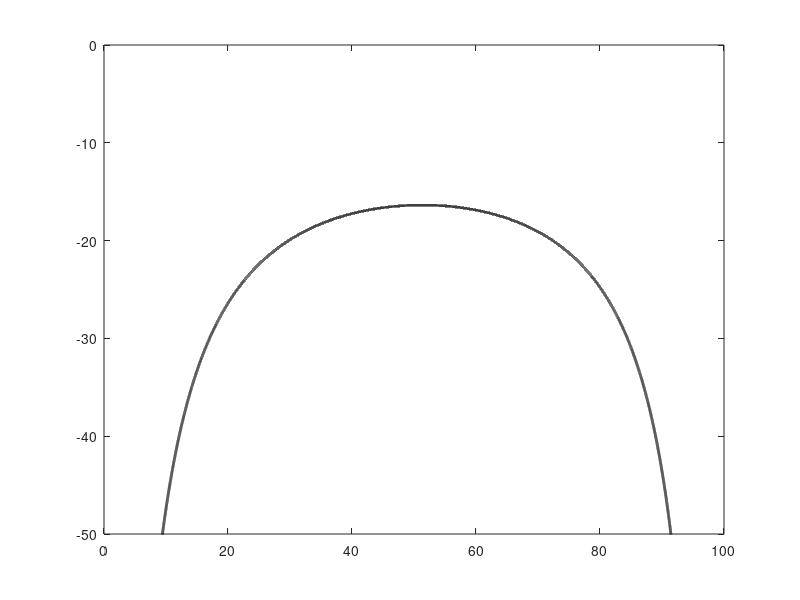

Source code (MATLAB): (Note: this script raises an error after producing the figure.)
%% Run to get the plot of the candidate solutions in the T-Lambda plane
% pop=100;
% beta = 0.06/pop;%0.0232/pop;%0.06;
% r = 0.1;%0.39;
% c = 0.2;%6.83;
% gamma = 1.0/110.0;
% amax = 0.9;
% amin = 0.2;
% I0 = 0.99*pop;
% sigma = 0.5;

% pop=500;
% beta = 0.0232/pop;
% r = 0.39;
% c = 6.83;
% gamma = 1/110.0;
% amax = 0.9;
% amin = 0.2;
% I0 = 0.99*pop;
% sigma = 0.5;

pop=100.0;
beta = 0.0232/pop;
r = 0.1;
c = 0.23;
gamma = 1.0/110.0;
amax = 0.9;
amin = 0.2;
I0 = 0.99*pop;
sigma = 0.1;

% pop=100;
% beta = 0.06/pop;%0.1/pop;%0.06/pop;
% r = 1.0;
% c = 3.0;%155/36;%6.39;
% gamma = 1.0/110.0;%1.0/250;%1.0/36.0;
% amax = 0.9;%0.75;
% amin = 0.2;
% I0 = 0.99*pop;
% %https://bmcvetres.biomedcentral.com/articles/10.1186/s12917-016-0905-3
% sigma = 0.05;

l0 = -1.0;
dy = 0.01;
NSTPS = 2000000;
HT = 500;
TTARG=305.0;

f = @(t,y)odeswitch(t,y,amin,amax,r,sigma,beta,pop,c,gamma);
t =0:0.01:1000;
ivals = linspace(0,pop,length(t));
figure()
plot(ivals, -r*(pop - sigma*ivals)./(beta*(pop-ivals).*ivals),'linewidth',2,'color','k')
ylim([-50,0])
hold on;
%%
lvals = [];
tts = [];
y2 = l0;
count=1;
while y2>-HT
    tt = get_Ttime(y2,I0,beta,gamma,r,c,sigma,pop,amin,amax);
    if tt<(1e6/2)
        lvals(count) = y2;
        tts(count) = tt;
        count=count+1;
    else
        break
    end
    y2=y2-dy;
    
end
%%
options = odeset('Events', @(t,y)lzero(t, y),'RelTol',1e-8);
found_roots = [];
as=[];
cols = ['r','b','y'];
count=1;
for i = 2:length(tts)
    if ((tts(i)<TTARG)&&(TTARG<tts(i-1))) ||  ((tts(i)>TTARG)&&(TTARG>tts(i-1)))
        lval=fzero(@(x)rf_sa(x,I0,beta,gamma,r,c,sigma,pop,amin,amax,TTARG),[lvals(i),lvals(i-1)]);
        y0=[lval,I0];
        tstart = 0.0;
        tend=TTARG;
        [T,Y] = ode45(f,[tstart, tend],y0,options);
        [~,~,switch_ind]=get_a(Y(:,2),Y(:,1),pop,r,sigma,beta,amin,amax);
        as = [as;[T(switch_ind)]];
        plot(Y(:,2),Y(:,1),'linewidth',1.5)
        count=count+1;
        found_roots=[found_roots;lval];
    end
        
end
%legend('switching curve',append('\lambda = ',num2str(found_roots(1))),append('\lambda = ',num2str(found_roots(2))),append('\lambda = ',num2str(found_roots(3))),'Location','northwest')

